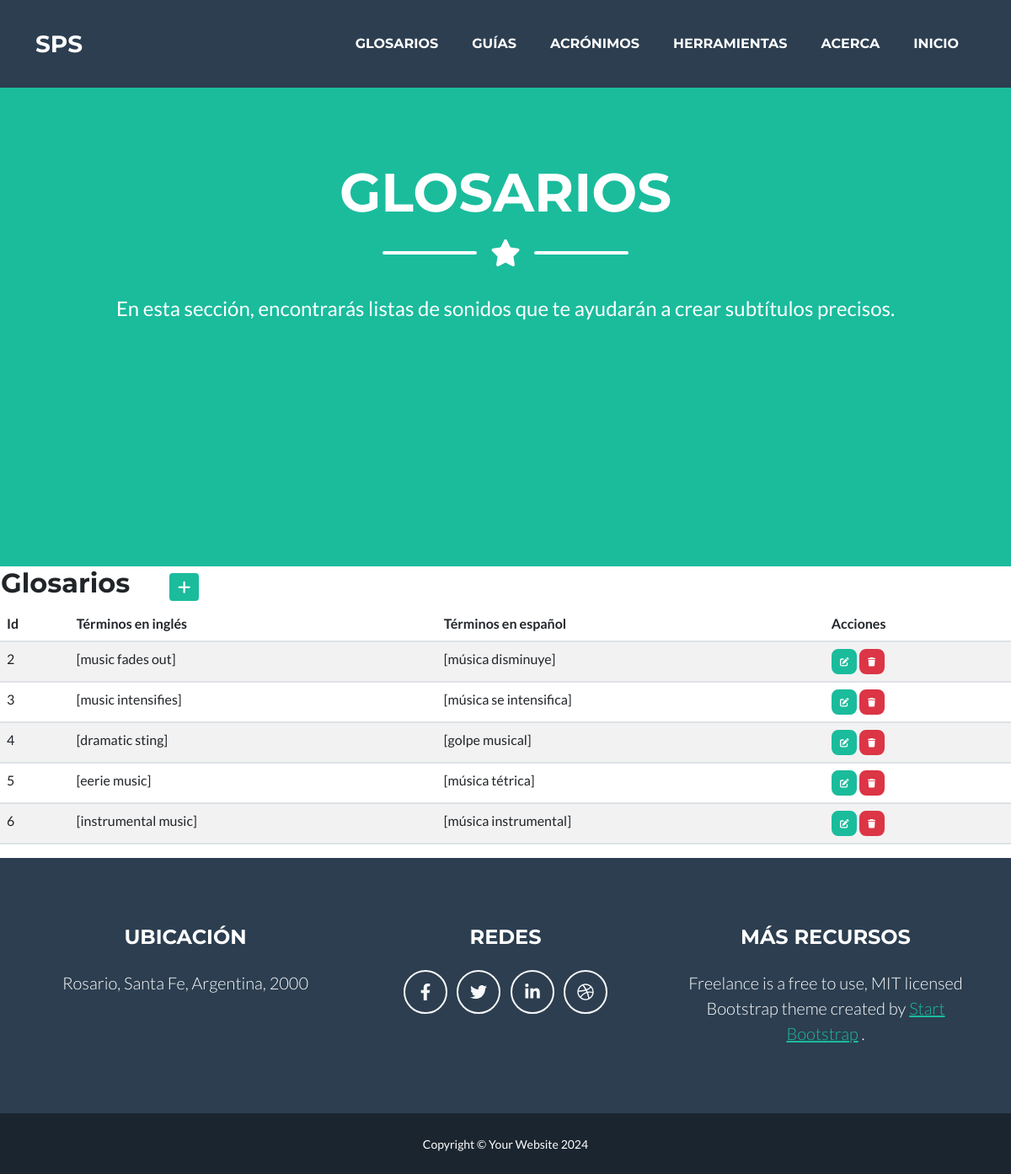
The app's page /glosarios/ with its own data.
### aplicacion/models.py (models this page shows, shortened)
class Glosarios(models.Model):
    Término_EN = models.CharField(max_length=100)
    Término_SP = models.CharField(max_length=100)
    class Meta:
        verbose_name = "Glosarios"
        verbose_name_plural = "Glosarios"

### aplicacion/views.py (the view)
# urls.py: path('glosarios/', glosarios, name="glosarios"),
def glosarios(request):
    contexto = {'glosarios': Glosarios.objects.all().order_by("id")}#ordenado por id
    return render(request, "aplicacion/glosarios.html", contexto)

### aplicacion/templates/aplicacion/glosarios.html (shortened to what this page needs)
{% extends "aplicacion/index.html" %}
{% block inicio %}
<li class="nav-item mx-0 mx-lg-1"><a class="nav-link py-3 px-0 px-lg-3 rounded" href="{% url 'home' %}">Inicio</a></li>
{% endblock inicio %}
{% block  titulo%}
<header class="masthead bg-primary text-white text-center">
    <div class="container d-flex align-items-center flex-column">
        <h1 class="masthead-heading text-uppercase mb-0">Glosarios</h1>
        <div class="divider-custom divider-light">
            <div class="divider-custom-line"></div>
            <div class="divider-custom-icon"><i class="fas fa-star"></i></div>
            <div class="divider-custom-line"></div>
        </div>
        <p class="masthead-subheading font-weight-light mb-0">En esta sección, encontrarás listas de sonidos que te ayudarán a crear subtítulos precisos.</p>
    </div>
</header>
{% endblock titulo%}
{% block contenido %}
<table>
    <tr>
        <td width="200"><h2>Glosarios</h2></td>
        <td>
            <a
            href="{% url 'glosariosForm' %}"
            class="btn btn-primary btn-sm"
            ><i class="fa fa-plus fa-lg" title="Crear"> </i>
            </a>
        </td>
    </tr>
</table>
<table class="table table-striped">
    <thead>
        <tr>
            <th>Id</th>
            <th>Términos en inglés</th>
            <th>Términos en español</th>
            <th>Acciones</th>
        </tr>
    </thead>
    <tbody>
    {% for g in glosarios  %}
        <tr>
            <td>{{ g.id }}</td>
            <td>{{ g.Término_EN }}</td>
            <td>{{ g.Término_SP }}</td>
            <td>
                <a
                  href="{% url 'glosariosUpdate' g.id %}"
                  class="btn btn-primary"
                  style="--bs-btn-padding-y: .25rem; --bs-btn-padding-x: .5rem; --bs-btn-font-size: .75rem;"
                  ><i class="fa fa-edit fa-sm" title="Edit Record"></i>
                </a>
                <a
                  href="{% url 'glosariosDelete' g.id %}"
                  class="btn btn-danger"
                  style="--bs-btn-padding-y: .25rem; --bs-btn-padding-x: .5rem; --bs-btn-font-size: .75rem;"
                  ><i class="fa fa-trash fa-sm" title="Delete Record"></i>
                </a>
            </td>
        </tr>
    {% endfor %}
    </tbody>
</table>
{% endblock contenido %}

### records on screen
Glosarios: id "2", Término_EN "[music fades out]", Término_SP "[música disminuye]"
Glosarios: id "3", Término_EN "[music intensifies]", Término_SP "[música se intensifica]"
Glosarios: id "4", Término_EN "[dramatic sting]", Término_SP "[golpe musical]"
Glosarios: id "5", Término_EN "[eerie music]", Término_SP "[música tétrica]"
Glosarios: id "6", Término_EN "[instrumental music]", Término_SP "[música instrumental]"
